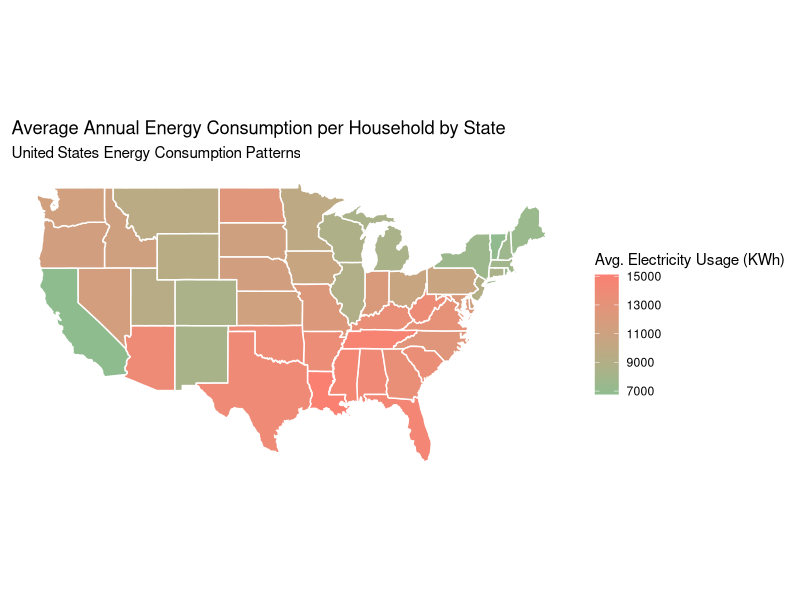
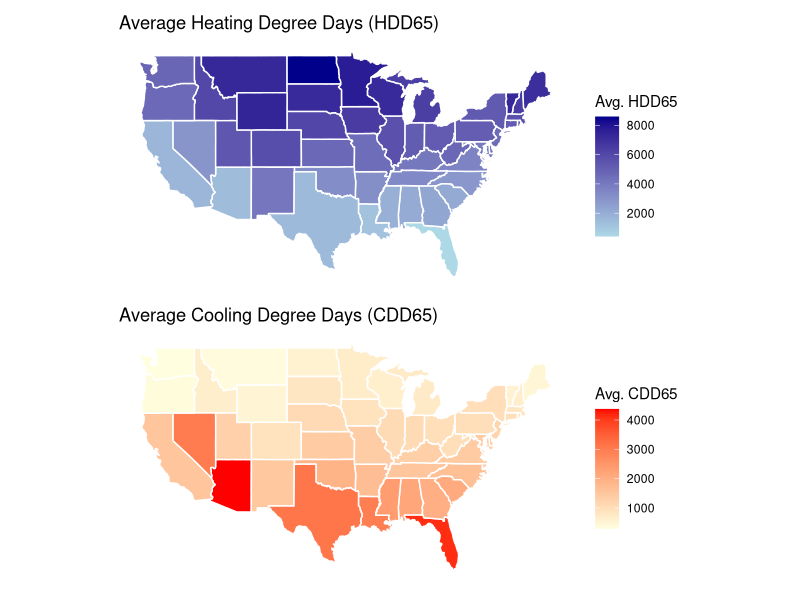
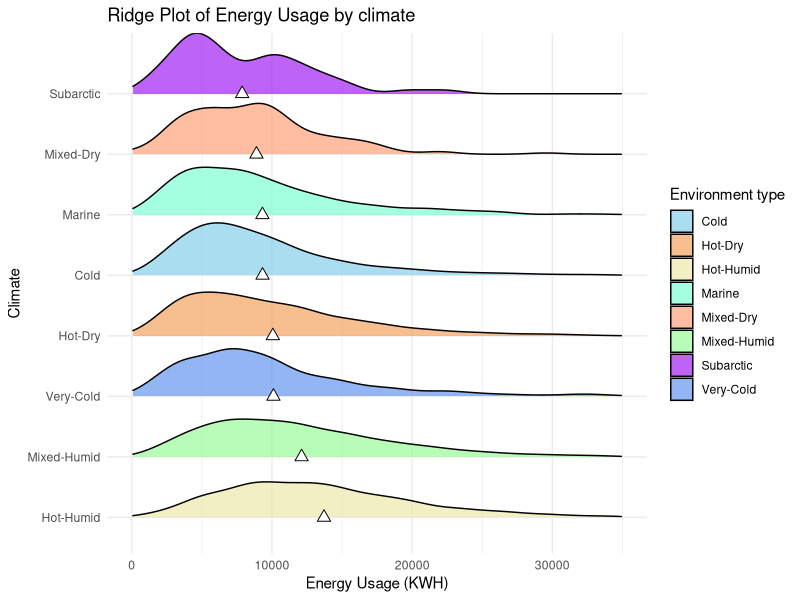
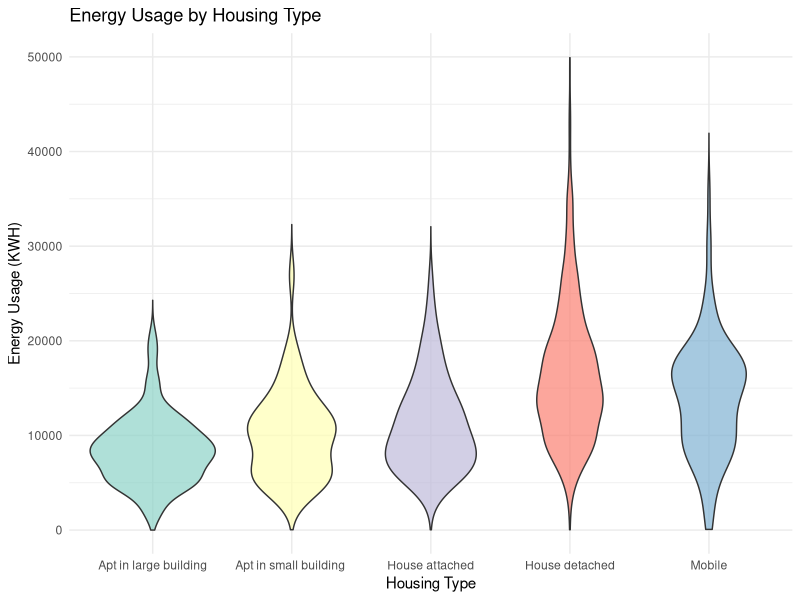
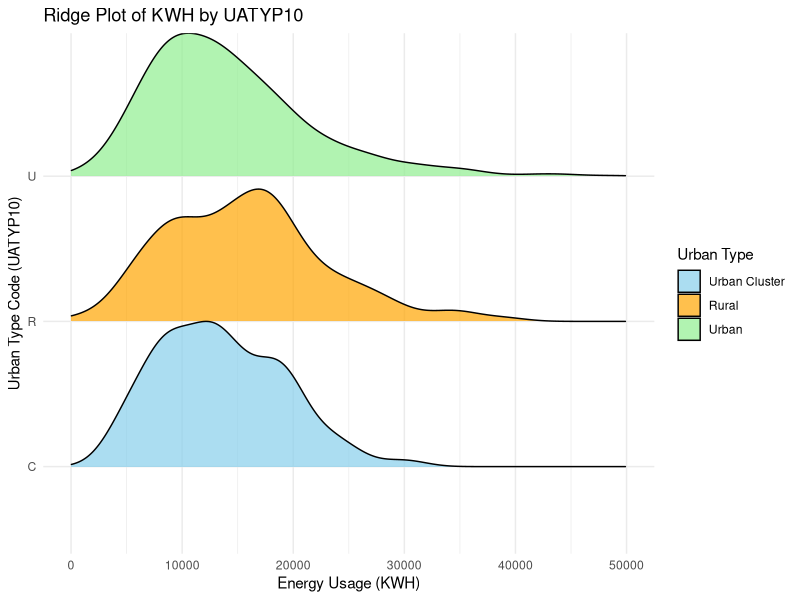
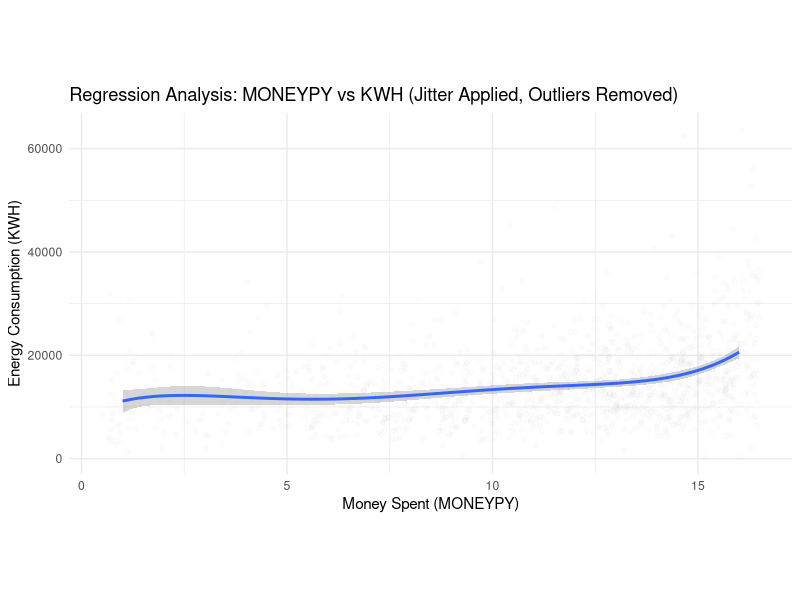
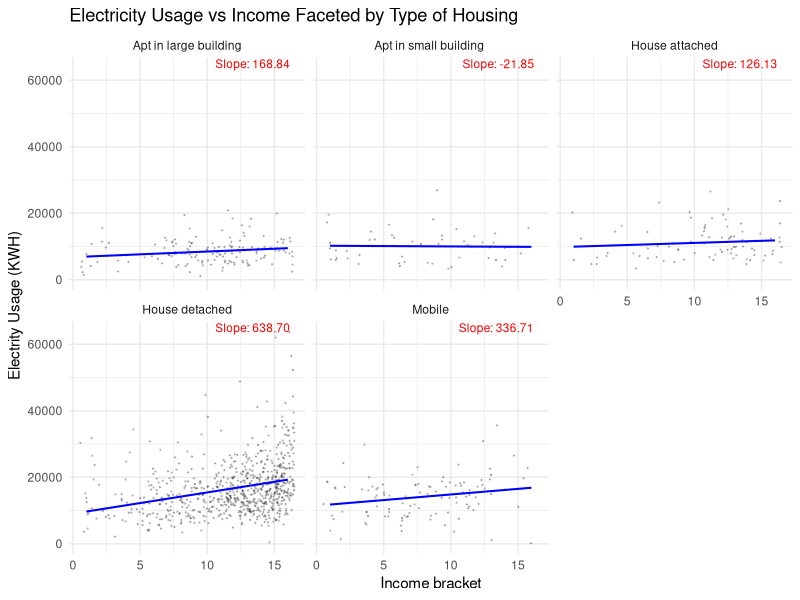
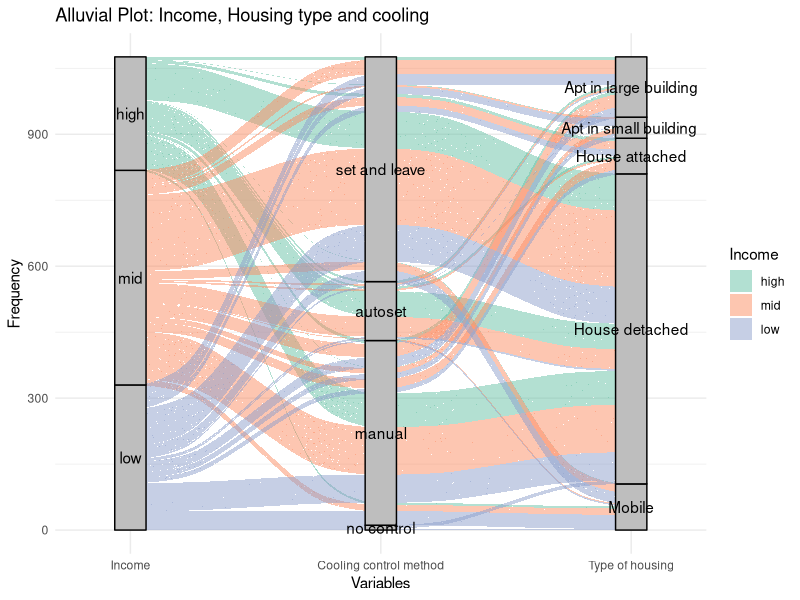

The R script that drew these images, in order:
## ---- chunk 1
knitr::opts_chunk$set(echo = TRUE)
library(tidyverse)
library(dplyr)
## ---- chunk 2
# df <- read.csv('recs2020.csv')
# energy <- df |>
#   select(state_name, state_postal, KWH, HDD65, CDD65, UATYP10, TYPEHUQ, MONEYPY, ENERGYASST20, BA_climate, COOLCNTL, HEATCNTL, LGTINLED)
# 
# write.csv(energy, "recs2020cleaned.csv")

energy <- read.csv('recs2020cleaned.csv')

average_KWH_state <- energy |> 
  group_by(state_name) |> 
  summarise(avg_KWH = mean(KWH, na.rm = TRUE))
library(jsonlite)
json_data <- toJSON(average_KWH_state, pretty = TRUE)
write(json_data, "output.json")
## ---- chunk 3
library(maps)

# Example dataset: Replace 'data' with your actual dataset
# Calculate average consumption by state
state_consumption <- energy |>
  group_by(state_name) |>
  summarize(avg_consumption = mean(KWH), 
            avg_cost = mean(DOLLAREL),
            avg_hdd65 = mean(HDD65),
            avg_cdd65 = mean(CDD65))

# Load US map data
us_map <- map_data("state")

# Match state_postal with full state names for joining
state_consumption <- state_consumption |>
  mutate(state = tolower(state_name)) |>
  drop_na()

# Merge map and consumption data
map_data <- us_map |>
  left_join(state_consumption, by = c("region" = "state"))

# Plot
ggplot(map_data, aes(x = long, y = lat, group = group, fill = avg_consumption)) +
  geom_polygon(color = "white") +
  coord_fixed(1.3) +
  scale_fill_gradient(name = "Avg. Electricity Usage (KWh)",
                      low = "darkseagreen", high = "salmon", na.value = "gray90") +
  theme_minimal() +
  labs(
    title = "Average Annual Energy Consumption per Household by State",
    subtitle = "United States Energy Consumption Patterns",
    x = NULL,
    y = NULL
  ) +
  theme(
    axis.text = element_blank(),
    axis.ticks = element_blank(),
    panel.grid = element_blank()
  )
## ---- chunk 4
library(patchwork) # For arranging plots

# Plot for HDD65
hdd65_plot <- ggplot(map_data, aes(x = long, y = lat, group = group, fill = avg_hdd65)) +
  geom_polygon(color = "white") +
  coord_fixed(1.3) +
  scale_fill_gradient(name = "Avg. HDD65",
                      low = "lightblue", high = "darkblue", na.value = "gray90") +
  theme_minimal() +
  labs(
    title = "Average Heating Degree Days (HDD65)",
    x = NULL,
    y = NULL
  ) +
  theme(
    axis.text = element_blank(),
    axis.ticks = element_blank(),
    panel.grid = element_blank()
  )

# Plot for CDD65
cdd65_plot <- ggplot(map_data, aes(x = long, y = lat, group = group, fill = avg_cdd65)) +
  geom_polygon(color = "white") +
  coord_fixed(1.3) +
  scale_fill_gradient(name = "Avg. CDD65",
                      low = "lightyellow", high = "red", na.value = "gray90") +
  theme_minimal() +
  labs(
    title = "Average Cooling Degree Days (CDD65)",
    x = NULL,
    y = NULL
  ) +
  theme(
    axis.text = element_blank(),
    axis.ticks = element_blank(),
    panel.grid = element_blank()
  )

# Combine the two plots side by side
combined_plot <- hdd65_plot + cdd65_plot + 
  plot_layout(ncol = 1)

# Display the combined plot
print(combined_plot)

## ---- chunk 5
library(forcats)  # For fct_reorder
library(ggridges)
custom_colors <- c("Subarctic" = 'purple',
                   "Very-Cold" = 'cornflowerblue',
                   "Cold" = 'skyblue',
                   "Marine" = 'aquamarine',
                   "Mixed-Humid" = 'palegreen',
                   "Hot-Humid" = 'palegoldenrod',
                   "Mixed-Dry" = 'lightsalmon',
                   "Hot-Dry" = 'sandybrown')

# Calculate the mean for each BA_climate
means <- energy |>
  group_by(BA_climate) |>
  summarize(mean_kwh = mean(KWH, na.rm = TRUE))

# Create ridge plot with mean points
ggplot(energy, aes(
  x = KWH,
  y = fct_reorder(BA_climate, KWH, .fun = mean, .desc = TRUE),
  fill = BA_climate
)) +
  geom_density_ridges(alpha = 0.7, scale = 1) +  # Ridge plot
  geom_point(data = means, aes(x = mean_kwh, y = fct_reorder(BA_climate, mean_kwh, .desc = TRUE)), 
             color = "black", size = 3, shape = 24, fill = "white") +  # Add mean points
  scale_x_continuous(limits = c(0, 35000)) +  # Limit x-axis
  scale_fill_manual(values = custom_colors) +  # Custom fill colors
  labs(
    title = "Ridge Plot of Energy Usage by climate",
    x = "Energy Usage (KWH)",
    y = "Climate",
    fill = "Environment type"
  ) +
  theme_minimal()
## ---- chunk 6
# Sort state_consumption by avg_consumption in descending order
state_consumption <- state_consumption |>
  arrange(desc(avg_consumption))

# View the sorted data
head(state_consumption)

## ---- chunk 7
#Filtering data
selected_states <- c('LA', 'FL', 'MS')

filtered_data <- energy |>
  filter(state_postal %in% selected_states)
## ---- chunk 8
filtered_data <- filtered_data |>
  mutate(TYPEHUQ = case_when(
    TYPEHUQ == 1 ~ "Mobile",
    TYPEHUQ == 2 ~ "House detached",
    TYPEHUQ == 3 ~ "House attached",
    TYPEHUQ == 4 ~ "Apt in small building ",
    TYPEHUQ == 5 ~ "Apt in large building",
    TRUE ~ as.character(TYPEHUQ))) |>
  mutate(KOWNRENT = case_when(
    KOWNRENT == 1 ~ "Own",
    KOWNRENT == 2 ~ "Rent",
    KOWNRENT == 3 ~ "Occupy wo rent"))

ggplot(filtered_data, aes(x = as.factor(TYPEHUQ), y = KWH, fill = as.factor(TYPEHUQ))) +
  geom_violin(trim = FALSE, alpha = 0.7) +  
  scale_fill_brewer(palette = "Set3") +  
  scale_y_continuous(limits = c(0, 50000)) +
  labs(
    title = "Energy Usage by Housing Type",
    x = "Housing Type",
    y = "Energy Usage (KWH)",
    fill = "Housing Type"
  ) +
  theme_minimal() +
  theme(legend.position = "none")
## ---- chunk 9
# Ridge plot
ggplot(filtered_data, aes(x = KWH, y = as.factor(UATYP10), fill = as.factor(UATYP10))) +
  geom_density_ridges(alpha = 0.7, scale = 1) +  # Ridge plot
  scale_fill_manual(values = c("C" = "skyblue", "U" = "lightgreen", "R" = "orange"),
                    labels = c("Urban Cluster", "Rural", "Urban"))+
  scale_x_continuous(limits = c(0, 50000)) +
  labs(
    title = "Ridge Plot of KWH by UATYP10",
    x = "Energy Usage (KWH)",
    y = "Urban Type Code (UATYP10)",
    fill = "Urban Type",
  ) +
  theme_minimal()
## ---- chunk 10
ggplot(filtered_data, aes(x = MONEYPY, y = KWH)) +
  geom_jitter(alpha = 0.01, width = 0.5, height = 500) + 
  geom_smooth(method = "lm", formula = y ~ poly(x, 5)) +
  labs(title = "Regression Analysis: MONEYPY vs KWH (Jitter Applied, Outliers Removed)",
       x = "Money Spent (MONEYPY)",
       y = "Energy Consumption (KWH)") +
  theme_minimal()+
  theme(aspect.ratio = 0.5)

## ---- chunk 11
# Calculate slopes for each TYPEHUQ group
slopes <- filtered_data |>
  group_by(TYPEHUQ) |>
  summarize(slope = lm(KWH ~ MONEYPY)$coefficients[2], .groups = "drop")

# Add labels to the plot with slopes
ggplot(filtered_data, aes(x = MONEYPY, y = KWH)) +
  geom_jitter(size = 0.2, alpha = 0.2, width = 0.5) +  # Scatterplot with jitter
  geom_smooth(method = "lm", color = "blue", se = FALSE, size = 0.7) +  # Best-fit line
  facet_wrap(~ as.factor(TYPEHUQ)) +  # Facet by TYPEHUQ
  geom_text(data = slopes, aes(
    x = Inf, y = Inf, label = sprintf("Slope: %.2f", slope)
  ), hjust = 1.2, vjust = 1.2, inherit.aes = FALSE, color = "red", size = 3) +  # Add slope labels
  labs(
    title = "Electricity Usage vs Income Faceted by Type of Housing",
    x = "Income bracket",
    y = "Electrity Usage (KWH)"
  ) +
  theme_minimal()
## ---- chunk 12
library(ggalluvial)

filtered_data <- filtered_data |>
  mutate(MONEYPY_cat = case_when(
    MONEYPY >= 1 & MONEYPY <= 9 ~ "low",
    MONEYPY >= 10 & MONEYPY <= 14 ~ "mid",
    MONEYPY >= 15 & MONEYPY <= 16 ~ "high",
    TRUE ~ NA_character_  
  )) |>
  mutate(LGTINLED = case_when(
    LGTINLED == 1 ~ 4,
    LGTINLED == 2 ~ 3,
    LGTINLED == 3 ~ 2,
    LGTINLED == 4 ~ 1,
    LGTINLED == 0 ~ 0,
    TRUE ~ NA_real_  
  )) |>
  mutate(KWH_cat = case_when(
    KWH >= 0 & KWH <= 9300 ~ "<25%",
    KWH > 9300 & KWH <= 13400 ~ "25-50%",
    KWH > 13400 & KWH <= 18400 ~ "50-75%",
    KWH > 18400 ~ ">75%",
    TRUE ~ NA_character_  
  )) |>
  mutate(COOLCNTL_cat = case_when(
    COOLCNTL == 1 ~ "set and leave",
    COOLCNTL == 2 ~ "manual",
    COOLCNTL == 3 ~ "autoset",
    COOLCNTL == 4 ~ "manual",
    COOLCNTL == 5 ~ "no control",
    TRUE ~ NA_character_
  ))

allu_data <- filtered_data |>
  mutate(MONEYPY_cat = factor(MONEYPY_cat, levels = c("high", "mid", "low"))) |>
  mutate(COOLCNTL_cat = factor(COOLCNTL_cat, levels = c('set and leave', 'autoset','manual','no control'))) |>
  mutate(LGTINLED = factor(LGTINLED, levels = c('4', '3','2','1', '0'))) |>
  select(MONEYPY_cat, TYPEHUQ, COOLCNTL_cat, LGTINLED) |>
  drop_na()  

# Create the alluvial plot
ggplot(allu_data, aes(axis1 = MONEYPY_cat, axis2 = COOLCNTL_cat, axis3 = TYPEHUQ)) +
  geom_alluvium(aes(fill = MONEYPY_cat), width = 1/12) +
  geom_stratum(width = 1/8, fill = "gray") +
  geom_text(stat = "stratum", aes(label = after_stat(stratum))) +
  scale_x_discrete(limits = c("Income", 'Cooling control method', "Type of housing"), expand = c(0.1, 0.1)) +
  scale_fill_brewer(palette = "Set2") +
  labs(
    title = "Alluvial Plot: Income, Housing type and cooling",
    x = "Variables",
    y = "Frequency",
    fill = "Income"
  ) +
  theme_minimal()
## ---- chunk 13
# Create the alluvial plot
ggplot(allu_data, aes(axis1 = MONEYPY_cat, axis2 = LGTINLED, axis3 = TYPEHUQ)) +
  geom_alluvium(aes(fill = MONEYPY_cat), width = 1/12) +
  geom_stratum(width = 1/8, fill = "gray") +
  geom_text(stat = "stratum", aes(label = after_stat(stratum))) +
  scale_x_discrete(limits = c("Income", 'LED', "Type of housing"), expand = c(0.1, 0.1)) +
  scale_fill_brewer(palette = "Set2") +
  labs(
    title = "Alluvial Plot: Income, LED and housing type",
    x = "Variables",
    y = "Frequency",
    fill = "Income"
  ) +
  theme_minimal()
## ---- chunk 14
selected_states <- c('LA', 'FL', 'MS', 'CA')

# Filter the data for selected states
filtered_data <- energy |>
  filter(state_postal %in% selected_states)

aggregated_data <- filtered_data |>
  group_by(state_name, LGTINLED) |>
  summarise(avg_KWH = mean(KWH, na.rm = TRUE)) |>
  ungroup()

ggplot(aggregated_data, aes(x = factor(LGTINLED), y = avg_KWH, fill = LGTINLED)) +
  geom_bar(stat = "identity", position = "dodge") +
  facet_wrap(~state_name, scales = "fixed") +
  scale_fill_gradient(
    low = "grey",   
    high = "darkseagreen",
    name = "Level of LED Usage"
  ) +
  labs(
    title = "Comparison of Average KWH by LGTINLED Across States",
    x = "LED",
    y = "Energy Usage (KWH)"
  ) +
  theme_minimal() +
  theme(
    strip.text = element_text(size = 12, face = "bold"),
    axis.text.x = element_text(angle = 45, hjust = 1),
    legend.position = "bottom"
  )

# Calculate proportions and percentages
aggregated_data <- filtered_data |>
  group_by(state_name, LGTINLED) |>
  summarise(count_KWH = n(), .groups = "drop") |>
  group_by(state_name) |>
  mutate(
    proportion = count_KWH / sum(count_KWH),
    percentage = round(proportion * 100, 1) 
  )

# Create a pie chart for each state using facets
ggplot(aggregated_data, aes(x = "", y = proportion, fill = factor(LGTINLED))) +
  geom_bar(stat = "identity", width = 1) +
  coord_polar(theta = "y") +
  facet_wrap(~state_name) +
  geom_text(aes(label = paste0(percentage, "%")), 
            position = position_stack(vjust = 0.5), size = 3) +
  scale_fill_brewer(palette = "Greens", name = "Level of LED Usage") +
  labs(
    title = "Proportion of LED Usage Levels Across States",
    x = NULL,
    y = NULL
  ) +
  theme_void() +
  theme(
    strip.text = element_text(size = 12, face = "bold"),
    legend.position = "bottom"
  )
